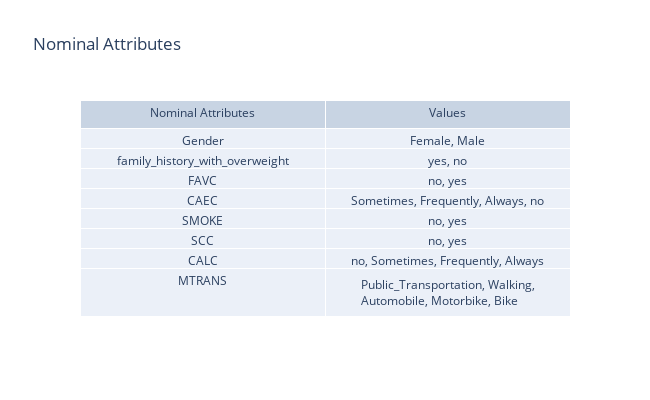

Notebook code for this chart:
### Markdown cell above
#### Nominal Attributes
These attributes will be encoded

### Code cell
nominal_attributes=gather_nominal_attributes(X,"Nominal Attributes")

### Figure 1 — Plotly figure (JSON) as saved in the notebook; plotly's stock layout.template omitted (floating-point values rounded to 4 significant figures)
{"data": [{"cells": {"values": [["Gender", "family_history_with_overweight", "FAVC", "CAEC", "SMOKE", "SCC", "CALC", "MTRANS"], ["Female, Male", "yes, no", "no, yes", "Sometimes, Frequently, Always, no", "no, yes", "no, yes", "no, Sometimes, Frequently, Always", "Public_Transportation, Walking, Automobile, Motorbike, Bike"]]}, "columnwidth": 5, "header": {"values": ["Nominal Attributes", "Values"]}, "type": "table"}], "layout": {"height": 400, "title": {"text": "Nominal Attributes"}, "width": 650}}
